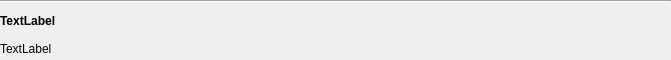
<?xml version="1.0" encoding="UTF-8"?>
<ui version="4.0">
 <class>Form</class>
 <widget class="QWidget" name="Form">
  <property name="geometry">
   <rect>
    <x>0</x>
    <y>0</y>
    <width>671</width>
    <height>60</height>
   </rect>
  </property>
  <property name="maximumSize">
   <size>
    <width>16777215</width>
    <height>63</height>
   </size>
  </property>
  <property name="windowTitle">
   <string>Form</string>
  </property>
  <property name="styleSheet">
   <string notr="true"/>
  </property>
  <layout class="QHBoxLayout" name="horizontalLayout_2">
   <property name="spacing">
    <number>0</number>
   </property>
   <property name="leftMargin">
    <number>0</number>
   </property>
   <property name="topMargin">
    <number>0</number>
   </property>
   <property name="rightMargin">
    <number>0</number>
   </property>
   <property name="bottomMargin">
    <number>0</number>
   </property>
   <item>
    <layout class="QVBoxLayout" name="verticalLayout">
     <property name="spacing">
      <number>6</number>
     </property>
     <item>
      <widget class="Line" name="line">
       <property name="orientation">
        <enum>Qt::Horizontal</enum>
       </property>
      </widget>
     </item>
     <item>
      <widget class="QLabel" name="lbl_name">
       <property name="styleSheet">
        <string notr="true">font-weight: bold</string>
       </property>
       <property name="text">
        <string>TextLabel</string>
       </property>
      </widget>
     </item>
     <item>
      <widget class="QLabel" name="lbl_info">
       <property name="text">
        <string>TextLabel</string>
       </property>
      </widget>
     </item>
    </layout>
   </item>
  </layout>
 </widget>
 <resources/>
 <connections/>
</ui>
